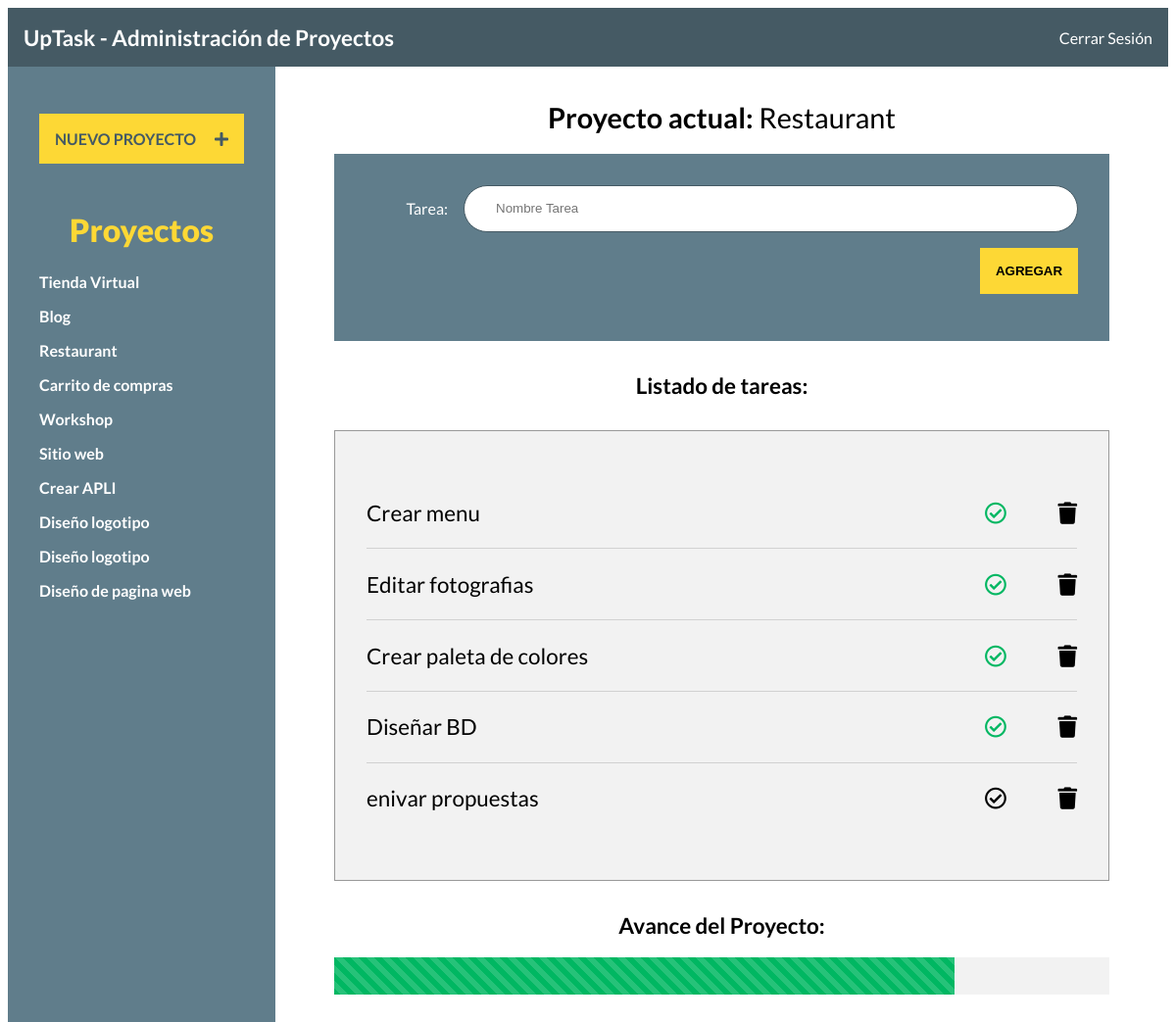
Page /index.php?id_proyecto=3 (signed in) on the committed database.
### tables this page shows
CREATE TABLE IF NOT EXISTS `proyectos` (
  `id_proyecto` int(11) NOT NULL AUTO_INCREMENT,
  `nombre_proyecto` varchar(100) NOT NULL,
  PRIMARY KEY (`id_proyecto`)
);

CREATE TABLE IF NOT EXISTS `tareas` (
  `id_tarea` int(11) NOT NULL AUTO_INCREMENT,
  `id_proyecto` int(11) NOT NULL,
  `nombre_tarea` varchar(100) DEFAULT NULL,
  `estado` int(1) DEFAULT '0',
  PRIMARY KEY (`id_tarea`),
  KEY `FK_tareas_proyectos` (`id_proyecto`),
  CONSTRAINT `FK_tareas_proyectos` FOREIGN KEY (`id_proyecto`) REFERENCES `proyectos` (`id_proyecto`)
);

### inc/functions/funciones.php (called while the page is built, shortened)
<?php
 function obtenerProyecto()
 {
    include 'conexion.php';
    try {
        return $conn->query('SELECT id_proyecto, nombre_proyecto FROM proyectos');
    } catch (Exception $e) {
        echo 'error: ' . $e->getMessage();
        return false;
    }
 }
function obtenerNompreProyecto( $id = null )
{
    include 'conexion.php';
    try {
        return $conn->query("SELECT nombre_proyecto FROM proyectos WHERE id_proyecto = $id");
    } catch (Exception $e) {
        echo 'error: ' . $e->getMessage();
        return false;
    }
}
function obtenerTareasProyecto( $id = null )
{
    include 'conexion.php';
    try {
        return $conn->query("SELECT id_tarea, nombre_tarea, estado FROM tareas WHERE id_proyecto = $id");
    } catch (Exception $e) {
        echo 'error: ' . $e->getMessage();
        return false;
    }
}

### index.php (the view, shortened to what this page needs)
<?php  include 'inc/functions/funciones.php' ?>
<?php  include 'inc/templates/header.php' ?>
<?php  include 'inc/templates/barra.php' ?>
<?php
    if ( isset( $_GET['id_proyecto'] ) ) {
        $id_proyecto = $_GET['id_proyecto'];
    } else {
        $id_proyecto = '';
    }
?>
<div class="contenedor">
<?php  include 'inc/templates/sidebar.php' ?>
    <main class="contenido-principal">
        <?php $proyecto = obtenerNompreProyecto( $id_proyecto ); ?>
        <?php if ( $proyecto ): ?>
        <h1>Proyecto actual:
            <?php foreach ($proyecto as $p):?>
                    <span><?= $p['nombre_proyecto'] ?></span>
            <?php endforeach; ?>
        </h1>
        <form action="#" class="agregar-tarea">
            <div class="campo">
                <label for="tarea">Tarea:</label>
                <input type="text" placeholder="Nombre Tarea" class="nombre-tarea">
            </div>
            <div class="campo enviar">
                <input type="submit" class="boton nueva-tarea" value="Agregar">
            </div>
        </form>
        <?php else: echo "<p>Selcciona un Proyecto a la izquierda</p>"; endif; ?>
        <h2>Listado de tareas:</h2>
        <div class="listado-pendientes">
            <ul>
                <?php
                    $tareas = obtenerTareasProyecto( $id_proyecto );
                    if ( $tareas->num_rows > 0 ):?>
                        <?php foreach( $tareas as $tarea): ?>
                            <li id="tarea:<?= $tarea['id_tarea'] ?>" class="tarea">
                            <p><?= $tarea['nombre_tarea'] ?></p>
                                <div class="acciones">
                                    <i class="far fa-check-circle  <?= ($tarea['estado'] == 1 ) ? 'completo' : ''?>"></i>
                                    <i class="fas fa-trash"></i>
                                </div>
                            </li>
                        <?php endforeach; ?>
                    <?php else: ?>
                        <p class="lista-vacia">No hay tareas</p>
                    <?php endif; ?>
            </ul>
        </div>
        <div class="avance">
            <h2>Avance del Proyecto:</h2>
            <div id="barra-avance" class="barra-avance">
                <div class="porcentaje" id="porcentaje"></div>
            </div>
        </div>
    </main>
</div>
<?php  include 'inc/templates/footer.php' ?>

### inc/templates/sidebar.php
<aside class="contenedor-proyectos">
    <div class="panel crear-proyecto">
        <a href="#" class="boton">Nuevo Proyecto <i class="fas fa-plus"></i> </a>
    </div>
    <div class="panel lista-proyectos">
        <h2>Proyectos</h2>
        <ul id="proyectos">
            <?php
                $proyectos = obtenerProyecto();
                foreach ($proyectos as $proyecto) : ?>
                    <li>
                        <a href="index.php?id_proyecto=<?= $proyecto['id_proyecto'] ?>" id="proyecto:<?= $proyecto['id_proyecto'] ?>">
                                <?= $proyecto['nombre_proyecto'] ?>
                        </a>
                    </li>
            <?php endforeach; ?>
        </ul>
    </div>
</aside>

### css/style.css (style rules this page uses)
html { box-sizing: border-box; height: 100%; }
*, *:before, *:after { box-sizing: inherit; }
body { font-family: 'Lato', sans-serif; min-height: 100%; }
.campo { display: flex; margin-bottom: 1rem; align-items: center; }
.campo label { flex: 0 0 100px; text-align: right; padding-right: 1rem; }
.campo input[type="text"], .campo input[type="password"] { height: 3rem; border: 0; flex: 1; border: 1px solid #455A64; border-radius: 5rem; padding-left: 2rem; }
.enviar { justify-content: flex-end; }
.boton { background-color: #FDD835; text-align: center; transition: background-color .5s ease-in-out; display: block; padding: 1rem; text-transform: uppercase; font-weight: 400; border: none; font-weight: 900; }
body.index { height: 100vh; }
.contenedor-proyectos { min-height: 100vh; max-width: 300px; background-color: #607D8B; padding-top: 1rem; }
.panel { padding: 1rem; margin: 1rem; }
.panel a { color: white; font-weight: bold; text-decoration: none; }
.panel h2 { color: #FDD835; font-weight: 900; text-align: center; font-size: 2rem; margin: 0; }
.crear-proyecto i { margin-left: 1rem; }
.crear-proyecto a { color: #455A64; }
.lista-proyectos ul { list-style: none; padding: 1.5rem 0 0 0; margin: 0; }
.lista-proyectos ul li { margin-bottom: 1rem; }
.contenedor { display: flex; height: calc( 100% - 60px); }
.contenido-principal { flex: 1; padding: 1rem; overflow: scroll; }
.contenido-principal h1, .contenido-principal h2 { text-align: center; }
.contenido-principal h1 { font-size: 1.8rem; }
.contenido-principal h2 { font-size: 1.4rem; margin-top: 2rem; }
.contenido-principal h1 span { font-weight: 400; }
.agregar-tarea { max-width: 800px; width: 90%; background-color: #607D8B; margin: 0 auto; padding: 2rem; color: white; transition: background-color .5s ease-in-out; }
.listado-pendientes { background-color: #F2F2F2; max-width: 800px; width: 90%; margin: 2rem auto 0 auto; padding: 2rem; border: 1px solid #999; }
.listado-pendientes ul { padding: 0; list-style: none; }
.listado-pendientes ul li { display: flex; align-items: center; justify-content: space-between; font-size: 1.4rem; border-bottom: 1px solid #d1d1d1; }
.listado-pendientes ul li:last-of-type { border-bottom: none; }
.listado-pendientes ul li i { cursor: pointer; }
.acciones i:last-child { margin-left: 3rem; }
.completo { color: #00B762; }
.barra-avance { height: 38px; width: 90%; margin: 0 auto; max-width: 800px; background-color: #F2F2F2; }
.porcentaje { width: 0%; height: 100%; background-color: #00B762; background-image: linear-gradient(45deg,rgba(255,255,255,.15) 25%,transparent 25%,transparent 50%,rgba(255,255,255,.15) 50%,rgba(255,255,255,.15) 75%,transparent 75%,transparent); background-size: 1rem 1rem; transition: width .5s ease-in-out; }

### rows in the picture
proyectos: nombre_proyecto "Tienda Virtual"
proyectos: nombre_proyecto "Blog"
proyectos: nombre_proyecto "Restaurant"
proyectos: nombre_proyecto "Carrito de compras"
proyectos: nombre_proyecto "Workshop"
proyectos: nombre_proyecto "Sitio web"
proyectos: nombre_proyecto "Crear APLI"
proyectos: nombre_proyecto "Diseño logotipo"
proyectos: nombre_proyecto "Diseño logotipo"
proyectos: nombre_proyecto "Diseño de pagina web"
tareas: nombre_tarea "Crear menu", estado 1 (drawn)
tareas: nombre_tarea "Editar fotografias", estado 1 (drawn)
tareas: nombre_tarea "Crear paleta de colores", estado 1 (drawn)
tareas: nombre_tarea "Diseñar BD", estado 1 (drawn)
tareas: nombre_tarea "enivar propuestas", estado 0 (drawn)
